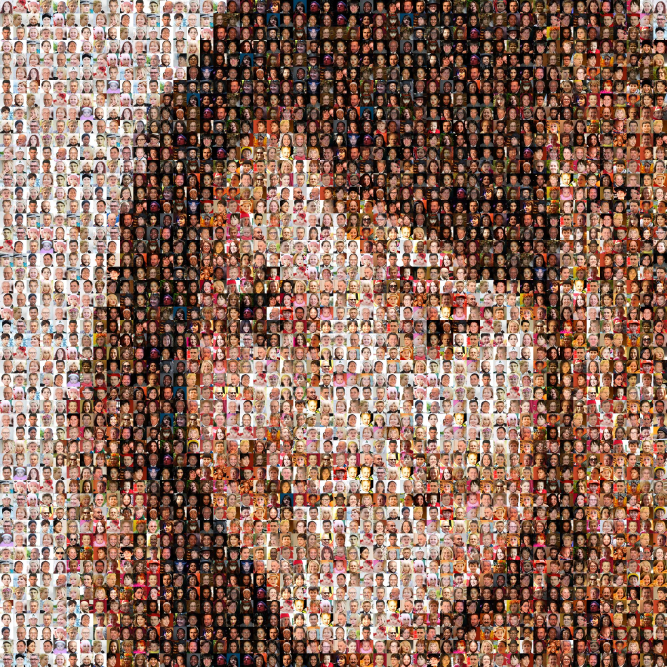
#> input picture Week 3/Code-Week#3/50x50-export.jpg, 2000 x 2000 px, found by its file name (shown at 1/3 size)
$ python '4. Photo mosaic.py'
#> lines starting #> are read from the running program, lines starting #| are printed output that depends on the picture; after the words box and inside, x2 and y2 are one past the last pixel; in counts of white or black regions, pixels touching at a corner belong together; pictures that were not available may be replaced by others from this repository, and a replacement may not be noted
# -*- coding: utf-8 -*-
"""
Created on Sun Jan 21 20:37:25 2024

@author: Noopa Jagadeesh
"""

"""
Locating objects in large images using template matching

Need a source image and a template image.
The template image T is slided over the source image (as in 2D convolution),
and the program tries to find matches using statistics.
Several comparison methods are implemented in OpenCV.
It returns a grayscale image, where each pixel denotes how much does the
neighbourhood of that pixel match with template.

Once you get the result, you can use cv2.minMaxLoc() function
to find where is the maximum/minimum value.
Take it as the top-left corner of the rectangle and take (w,h) as
width and height of the rectangle.
That rectangle can be drawn on the region of matched template.

If the template image is larger than its size in the large image, we can perfrom
the same exercise by resizing the template image to multiple sizes.
We can then extract the match with best score.
"""
#The images are from nvidia's flickr-Faces-HQ dataset which contain images of faces https://github.com/NVlabs/ffhq-dataset
### Template matching - multiple size checks
import cv2
import numpy as np
from matplotlib import pyplot as plt
import imutils

img_rgb = cv2.imread('C:/Users/Downloads/COSC/images/50x50-export.jpg')  #Large image
#> img_rgb is the input picture: shape (2000, 2000, 3); mean B, G, R 93.2, 108.6, 143
img_gray = cv2.cvtColor(img_rgb, cv2.COLOR_BGR2GRAY)
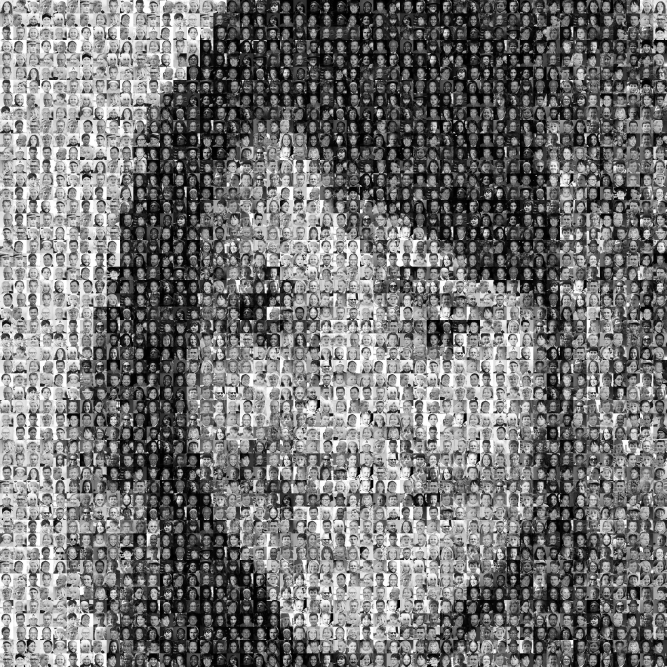
#> img_gray: shape (2000, 2000) (shown at 1/3 size); min 0, max 255, mean 117.1
template = cv2.imread('C:/Users/Downloads/COSC/images/47632.png', 0)  #Small image (template)
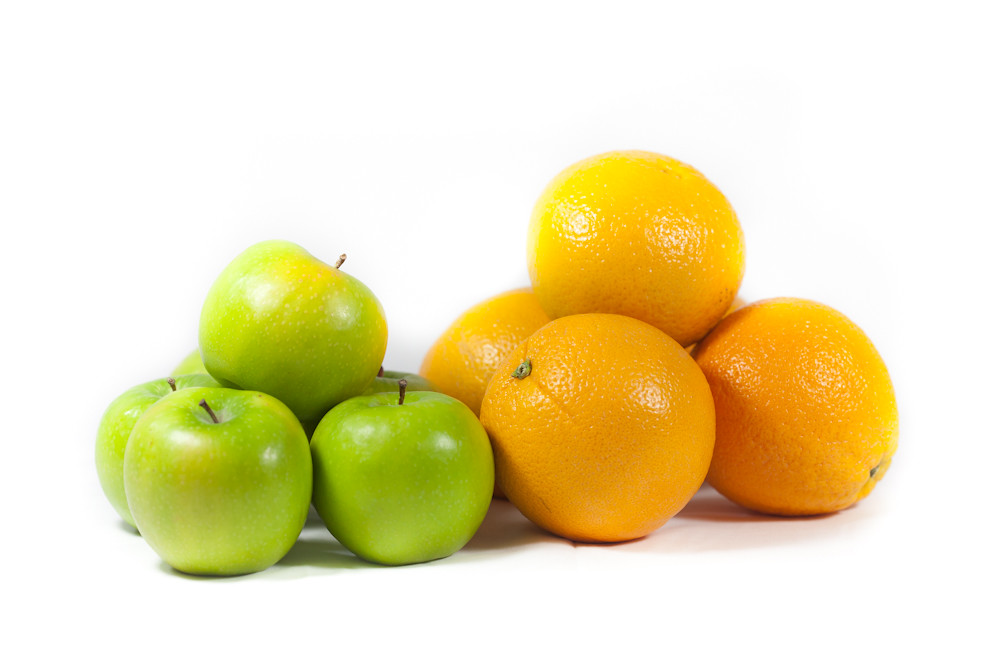
#> input picture Week 3/Code-Week#3/apple-orange.jpg, 1000 x 667 px, given in place of 47632.png, which was not available
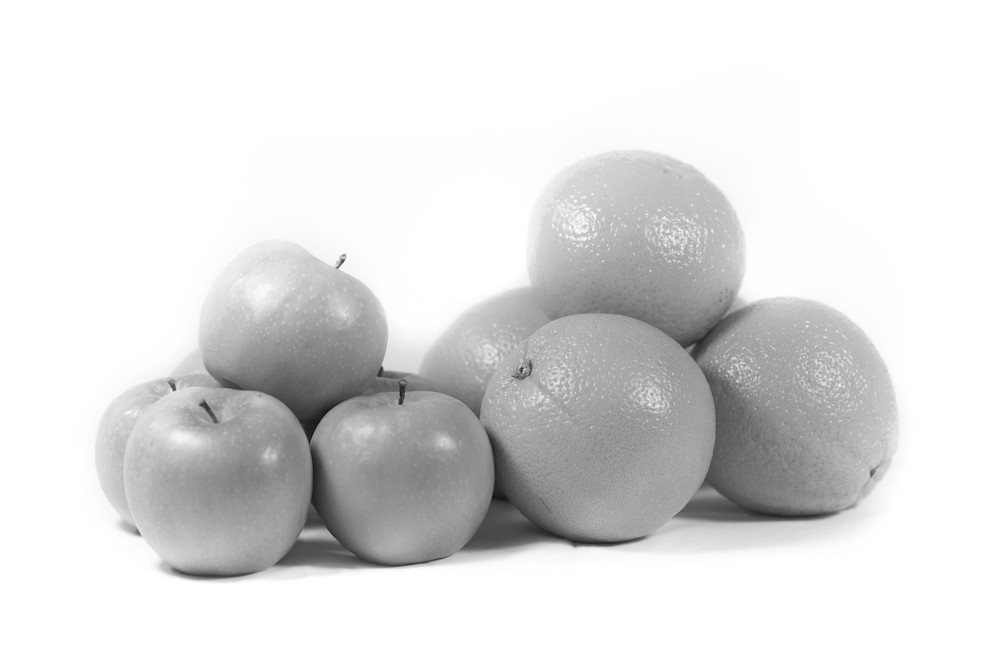
#> template: shape (667, 1000); min 10, max 255, mean 223.6


# Calculate the metric for varying image sizes
# pick the one that gives the best metric (e.g. Minimum Sq Diff.)
# In best_match we are capturing 3 things. Everytime a image is resized, we want to do a
# matchTemplate() and capture minimum_value, minimum_location and scaling_factor.
best_match = None
for scale in np.linspace(0.3, 1, 100):  #Pick scale based on your estimate of template to object in the image ratio(40/128=.3125)
    print(scale)


    #Resize the input template image, according to scaling factor
    resized_template = imutils.resize(template, width = int(template.shape[1] * scale))

    res = cv2.matchTemplate(img_gray, resized_template, cv2.TM_SQDIFF)
    min_val, _, min_loc, _ = cv2.minMaxLoc(res)  #Only care about minimum value and location as we are using TM_SQDIFF

    #Check if the min_val is the minimum compared to the value from other scales templates
    #If it is minimum then we got a better match compared to other scales
    #So save the value and location.
    if best_match is None or min_val <= best_match[0]:
        ideal_scale=scale  #Save the ideal scale for printout.
        h, w = resized_template.shape[::] #Get the size of the scaled template to draw the rectangle.
        best_match = [min_val, min_loc, ideal_scale]
#> this loop made 100 passes
#> (min_val, best_match) on pass 1: (409515264, [409515264, (0, 80), 0.3])
#> (min_val, min_loc) on passes 2 to 7: (426260736, (0, 80)), (450585344, (0, 80)), (473040640, (31, 80)), (494044160, (29, 80)), (519931136, (31, 80)), (544165632, (66, 80))
#> pass 1, `res = cv2.matchTemplate(img_gray, resized_template, cv2.TM_SQDIFF)`:
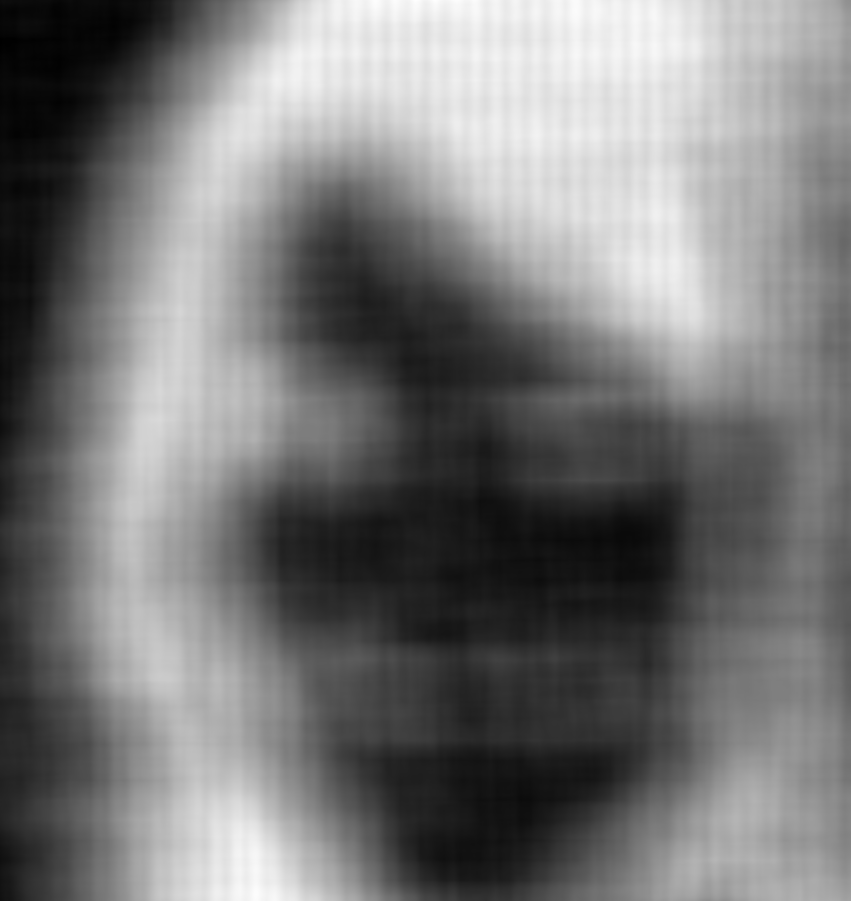
#> res: shape (1801, 1701) float32 (shown at 1/2 size); min 409515264, max 2.03e+09, mean 1.17e+09; drawn with min black and max white
#> after the loop:
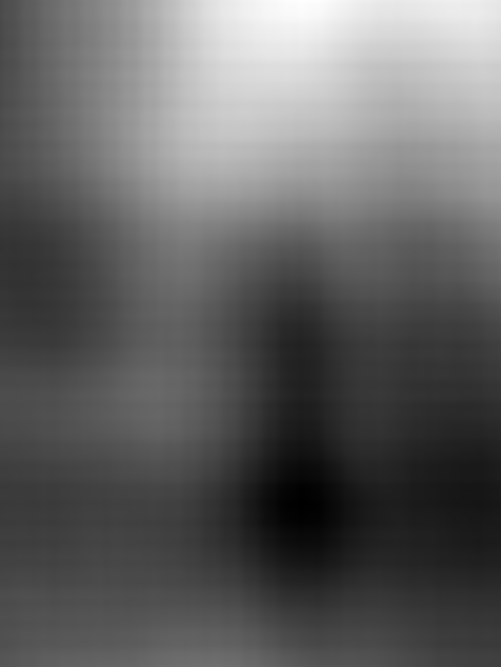
#> res: shape (1334, 1001) float32 (shown at 1/2 size); min 7.7e+09, max 1.94e+10, mean 1.22e+10; drawn with min black and max white
#> after the loop, h = 200; ideal_scale = 0.3; w = 300


print("Ideal template image size is : ", int(template.shape[0]*ideal_scale), "x", int(template.shape[1]*ideal_scale))
#| Ideal template image size is :  200 x 300

#Save the image with a red box around the detected object in the large image.
top_left = best_match[1]  #Change to max_loc for all except for TM_SQDIFF
#> top_left = (0, 80)
bottom_right = (top_left[0] + w, top_left[1] + h)
#> bottom_right = (300, 280)
cv2.rectangle(img_rgb, top_left, bottom_right, (0, 0,255), 2)  #Red rectangle with thickness 2.
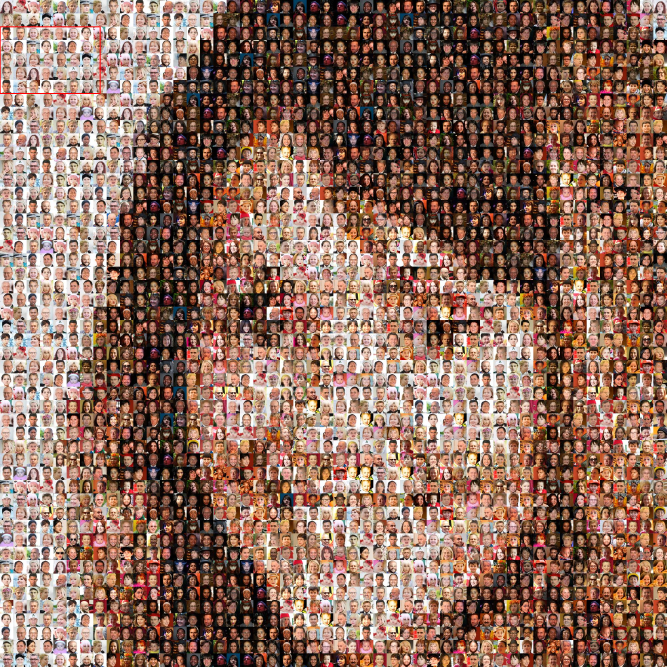
#> img_rgb: shape (2000, 2000, 3) (shown at 1/3 size); 0.07% of pixels changed, all inside (x1, y1, x2, y2) = (0, 79, 302, 282)
cv2.imwrite('C:/Users/Downloads/COSC/images/matched_resized.jpg', img_rgb)
